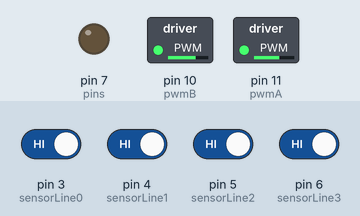
The sketch below on a simulated Arduino Uno, built with avr-gcc and run on an emulated ATmega328P. Shown: switched loads named in the sketch (green lamp = pin HIGH), output pins drawn as LEDs (lit = HIGH). Inputs (shaded band) come from the test bench; at power-on: pin 3 (sensorLine0), pin 4 (sensorLine1), pin 5 (sensorLine2), pin 6 (sensorLine3) HIGH.

Above: at 6.2 s.
6.3 s: pin 4 (sensorLine1) driven LOW
At 6.8 s:
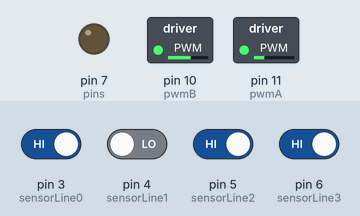
7.8 s: pin 3 (sensorLine0) driven LOW
At 9.0 s:
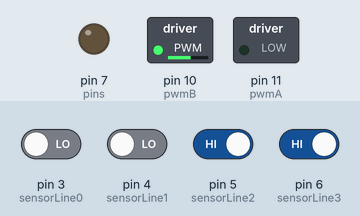
9.3 s: pin 3 (sensorLine0) driven HIGH
At 10.3 s:
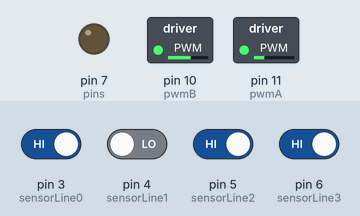
10.8 s: pin 5 (sensorLine2) driven LOW
At 11.4 s:
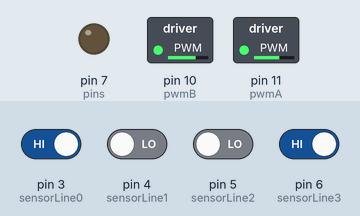
12.3 s: pin 4 (sensorLine1) driven HIGH
At 12.6 s:
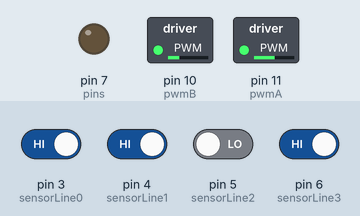
13.8 s: pin 6 (sensorLine3) driven LOW
At 14.9 s:
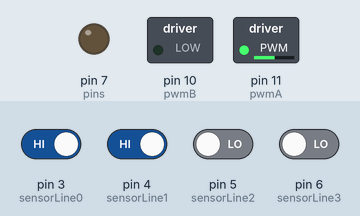
Timing chart, 0 to 43.4 s (numbered marks = the images above; inputs shaded):
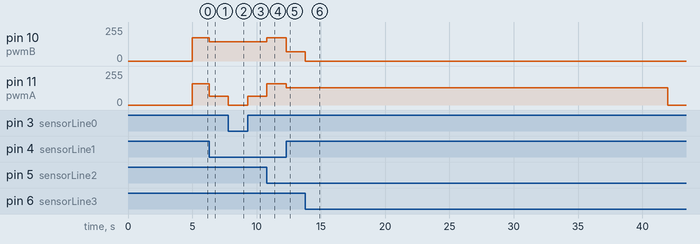

The sketch:

follower.ino
```cpp
#define motorAs1 12
#define motorAs2 13

#define motorBs1 8
#define motorBs2 9

#define pwmA 11
#define pwmB 10

#define sideSensorA 7
#define sensorLine3 6
#define sensorLine2 5
#define sensorLine1 4
#define sensorLine0 3
#define sideSensorB 2

int pins[] = {
	motorAs1,
	motorAs2,
	motorBs1,
	motorBs2,
	pwmA,
	pwmB,
	sideSensorA,
	sideSensorB,
	sensorLine3,
	sensorLine2,
	sensorLine1,
	sensorLine0,
	sideSensorB
};

int error = 0;
int lastError = 0;
int LFSensor[4];

int speedE1 = 150;
int speedE2 = 150;
int speedE3 = 180;
int speedE0 = 180;

unsigned long startMillis;
unsigned long lapTime = 37000;

int long timeBoostStart[5] = {};
int long timeBoostEnd[5] = {};
boolean doBoost = false;

void setup() {

	Serial.begin(9600);

	for(int i = 0; i < 12; i++) {
		if(i == 6) {
			pinMode(pins[i], OUTPUT);
		} else {
			pinMode(pins[i], INPUT);
		}
	}

	digitalWrite(motorAs1, HIGH);
	digitalWrite(motorAs2, LOW);

	digitalWrite(motorBs1, HIGH);
	digitalWrite(motorBs2, LOW);

	delay(5000);

  startMillis = millis();

	analogWrite(pwmA, 100);
	analogWrite(pwmB, 100);
}

int sensorToWork() {
	LFSensor[0] = !digitalRead(sensorLine0);
	LFSensor[1] = !digitalRead(sensorLine1);
	LFSensor[2] = !digitalRead(sensorLine2);
	LFSensor[3] = !digitalRead(sensorLine3);

	if((LFSensor[0] == 0) && (LFSensor[1] == 0) && (LFSensor[2] == 0) && (LFSensor[3] == 1)) { error = 3; }
	else if ((LFSensor[0] == 0) && (LFSensor[1] == 0) && (LFSensor[2] == 1) && (LFSensor[3] == 1)) { error = 2; }
	else if ((LFSensor[0] == 0) && (LFSensor[1] == 0) && (LFSensor[2] == 1) && (LFSensor[3] == 0)) { error = 1; }
	else if ((LFSensor[0] == 0) && (LFSensor[1] == 1) && (LFSensor[2] == 1) && (LFSensor[3] == 0)) { error = 0; }
	else if ((LFSensor[0] == 0) && (LFSensor[1] == 1) && (LFSensor[2] == 0) && (LFSensor[3] == 0)) { error = -1; }
	else if ((LFSensor[0] == 1) && (LFSensor[1] == 1) && (LFSensor[2] == 0) && (LFSensor[3] == 0)) { error = -2; }
	else if ((LFSensor[0] == 1) && (LFSensor[1] == 0) && (LFSensor[2] == 0) && (LFSensor[3] == 0)) { error = -3; }
	else { error = lastError; }

  return(error);
}

void errorVerify(int err) {
	if (err == 3) { motorsToWork(speedE3, speedE3, HIGH, LOW, LOW, HIGH); }
	else if (err == 2) { motorsToWork(speedE2, 0, HIGH, LOW, HIGH, HIGH); }
	else if (err == 1) { motorsToWork(speedE1, speedE1*.5, HIGH, LOW, HIGH, LOW); }
	else if (err == 0) { motorsToWork(speedE0, speedE0, HIGH, LOW, HIGH, LOW); }
	else if (err == -1)	{ motorsToWork(speedE1*.5, speedE1, HIGH, LOW, HIGH, LOW); }
	else if (err == -2) { motorsToWork(0, speedE2, HIGH, HIGH, HIGH, LOW); }
	else if (err == -3) { motorsToWork(speedE3, speedE3, LOW, HIGH, HIGH, LOW); }

	lastError = err;
}

void motorsToWork(int A, int B, int valueA1, int valueA2, int valueB1, int valueB2) {
	digitalWrite(motorAs1, valueA1);
	digitalWrite(motorAs2, valueA2);
	digitalWrite(motorBs1, valueB1);
	digitalWrite(motorBs2, valueB2);

	analogWrite(pwmA, A);
	analogWrite(pwmB, B*1.1);

	//studyVelocity(A, B);
}

void changeSpeeds(int E0 = speedE0, int E1 = speedE1, int E2 = speedE2, int E3 = speedE3) {
	// This function is based on the ideia of get more fast and minus time at laptime, for that I did this function to do like a boost at the car based at
	// we know how many time the car spend to do a complete lap, and at wich point it need to have a boost.

	speedE0 = E0;
	speedE1 = E1;
	speedE2 = E2;
	speedE3 = E3;
}

void loop() {
  speedE1 = 130;
  speedE2 = 130;
  speedE3 = 160;
  speedE0 = 160;

  if ((millis() - startMillis) >= lapTime) {
    motorsToWork(0, 0, HIGH, HIGH, HIGH, HIGH);
  }
  else {
  (doBoost && (millis() - startMillis) >= timeBoostStart[0] && (millis() - startMillis) <= timeBoostEnd[0]) ? (changeSpeeds(230, 230)) : (changeSpeeds());
  (doBoost && (millis() - startMillis) >= timeBoostStart[1] && (millis() - startMillis) <= timeBoostEnd[1]) ? (changeSpeeds(230, 230)) : (changeSpeeds());
  (doBoost && (millis() - startMillis) >= timeBoostStart[2] && (millis() - startMillis) <= timeBoostEnd[2]) ? (changeSpeeds(230, 230)) : (changeSpeeds());
  (doBoost && (millis() - startMillis) >= timeBoostStart[3] && (millis() - startMillis) <= timeBoostEnd[3]) ? (changeSpeeds(230, 230)) : (changeSpeeds());
  (doBoost && (millis() - startMillis) >= timeBoostStart[4] && (millis() - startMillis) <= timeBoostEnd[4]) ? (changeSpeeds(230, 230)) : (changeSpeeds());

    errorVerify(sensorToWork());
  }

  /*João Koritar @github
  @koritarsa on Twitter
  I've studyied and discuss with my group to know if we were going to mantain the bluetooth function, then we've decided to remove it.
  But if you want to use bluetooth, search for an older branch which haves the bluetooth func.
  */
}
```

Measured:
- after the input at 6.3 s, pin 10 (pwmB): 176/255 → 143/255 at once; pin 11 (pwmA): 160/255 → 65/255 at once
- after the input at 7.8 s, pin 11 (pwmA): 65/255 → 0/255 at once
- after the input at 9.3 s, pin 11 (pwmA): 0/255 → 65/255 at once
- after the input at 10.8 s, pin 10 (pwmB): 143/255 → 176/255 at once; pin 11 (pwmA): 65/255 → 160/255 at once
- after the input at 12.3 s, pin 10 (pwmB): 176/255 → 71/255 at once; pin 11 (pwmA): 160/255 → 130/255 at once
- after the input at 13.8 s, pin 10 (pwmB): 71/255 → 0/255 after 0.00 s instead of 28.2 s
